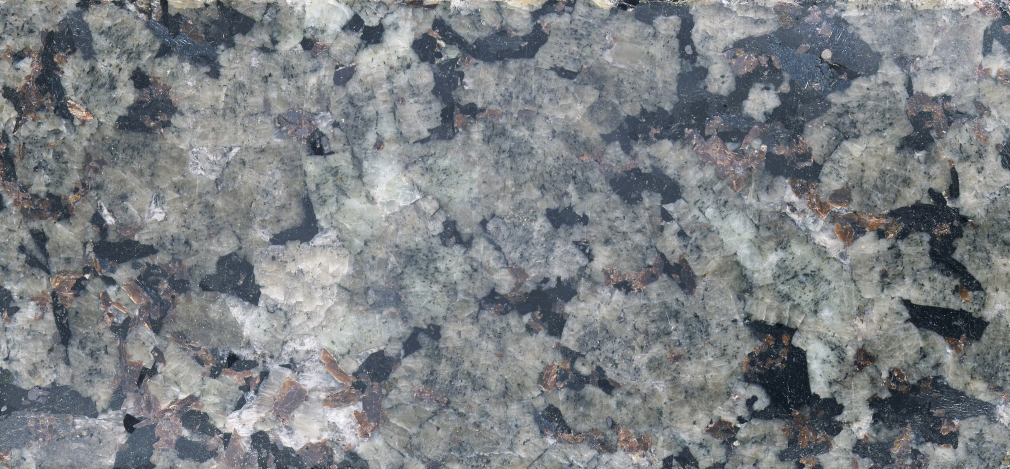
#> input picture Urtit2.jpg, 3029 x 1407 px (shown at 1/3 size)
$ python GeneralSolution1stSemester.py
#> lines starting #> are read from the running program, lines starting #| are printed output that depends on the picture
import cv2
import matplotlib
import matplotlib.pyplot as plt
import numpy


def applying_mask(image_hsv,hue_min,hue_max,saturation_min,saturation_max,value_min,value_max) -> dict:
    dictionary_filtered = {}
    width,height, _ = image_hsv.shape
    for i in range(width):
        for j in range(height):
            pixel = image_hsv[i, j]
            hue = int(pixel[0])
            saturation = int(pixel[1])
            value = int(pixel[2])
            if (hue in range(hue_min,hue_max)) and (saturation in range(saturation_min,saturation_max)) and (value in range(value_min,value_max)):
                if f"{[hue, saturation, value]}" in dictionary_filtered:
                     dictionary_filtered[f"{[hue, saturation, value]}"] += 1
                else:
                     dictionary_filtered[f"{[hue, saturation, value]}"] = 1
    return dictionary_filtered
#Гистограммы
def creating_histogram(dictionary):
    dictionary_count = {}
    for j in range(max(dictionary.values())+1):
        if j in dictionary.values():
            dictionary_count[j] = list(dictionary.values()).count(j)
    xdata = list(dictCount.keys())
    ydata = list(dictCount.values())
    plt.bar(xdata,ydata, color = list((matplotlib.colors.XKCD_COLORS).keys()))
    plt.show()
# Метод порогов
def threshold_method(dictionary_after_filter, threshold):
    width,height, _ = image.shape
    list_hue, list_saturation, list_value = [], [], []
    for i in range(width):
        for j in range(height):
            pixel = imageHSV[i, j]
            hue = int(pixel[0])
            saturation = int(pixel[1])
            value = int(pixel[2])
            if f"{[hue, saturation, value]}" in dictionary_after_filter:
                if dictionary_after_filter[f"{[hue, saturation, value]}"] >= threshold:
                    list_hue.append(hue)
                    list_saturation.append(saturation)
                    list_value.append(value)
    return list_hue, list_saturation, list_value
#2D Графики плотности точек с процентными значениями по оси ординат
def creating_density_graph_three_lines(list_hue, list_saturation, list_value):
    count_hue_channel, count_saturation_channel, count_value_channel = [], [], []
    for i in range(0,256):
       count_hue_channel.append(list_hue.count(i))
       count_saturation_channel.append(list_saturation.count(i))
       count_value_channel.append(list_value.count(i))
    x = [i for i in range(0,256)]
    plt.title("HSV")
    plt.plot(x,count_hue_channel,color = "red")
    plt.plot(x,count_saturation_channel,color = "green")
    plt.plot(x,count_value_channel,color = "blue")

def creating_density_graph_three_lines_procent(list_hue, list_saturation, list_value):
    count_hue_channel, count_saturation_channel, count_value_channel = [], [], []
    len(list_hue)
    for i in range(0,256):
       count_hue_channel.append(100 * list_hue.count(i)/ len(list_hue))
       count_saturation_channel.append(100 * list_saturation.count(i)/ len(list_saturation))
       count_value_channel.append(100 * list_value.count(i) / len(list_value))
    x = [i for i in range(0,256)]
    plt.title("HSV")
    plt.plot(x, count_hue_channel, color = "red" )
    plt.plot(x, count_saturation_channel, color = "green")
    plt.plot(x, count_value_channel, color = "blue")
    plt.show()
#3D
def creating_point_3d_model_hsv(list_hue, list_saturation, list_value, legend):
    fig = plt.figure()
    ax = fig.add_subplot(111, projection='3d')
    ax.set_xlabel('Hue')
    ax.set_ylabel('Saturation')
    ax.set_zlabel('Value')
    ax.scatter(list_hue, list_saturation, list_value)
    plt.legend (legend)
    plt.show()

#Пример
image = cv2.imread("Urtit2.jpg")
#> image is the input picture: shape (1407, 3029, 3); mean B, G, R 132.3, 128.7, 124.6
imageHSV = cv2.cvtColor(image, cv2.COLOR_BGR2HSV)
#> imageHSV: shape (1407, 3029, 3); mean H, S, V 89.7, 25.8, 134.1
list_hue, list_saturation, list_value = threshold_method(applying_mask(imageHSV,0,19,20,169,60,205),5)
#> after the loop in applying_mask, `for i in range(width):`: dictionary_filtered = 15840 items
#> in threshold_method, `width,height, _ = image.shape`: width = 1407; height = 3029
#> after the loop in threshold_method, `for i in range(width):`: list_hue = 81944 items
#> list_hue = 81944 items; list_saturation = 81944 items; list_value = 81944 items
creating_density_graph_three_lines_procent(list_hue,list_saturation,list_value)
#> after the loop in creating_density_graph_three_lines_procent, `for i in range(0,256):`: count_hue_channel = 256 values, max 15.08 at index 5, min 0 at index 19, mean 0.391; count_saturation_channel = 256 values, max 3.48 at index 23, min 0 at index 0, mean 0.391; count_value_channel = 256 values, max 1.49 at index 125, min 0 at index 0, mean 0.391
#> in creating_density_graph_three_lines_procent, `x = [i for i in range(0,256)]`: x = 256 values from 0 to 255
#> in creating_density_graph_three_lines_procent, `plt.show()`:
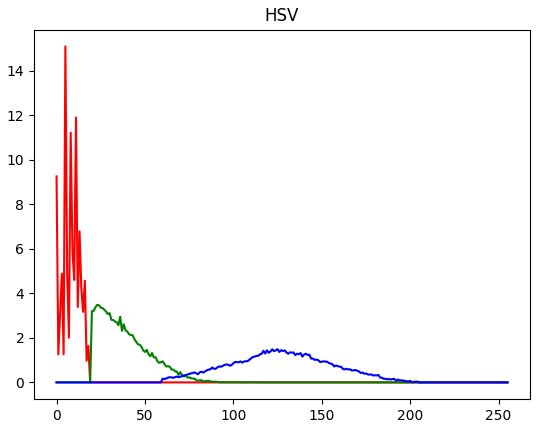
#> figure drawn by matplotlib, 1 panel; curve peaks at x = 5, y = 15.08; curve peaks at x = 23, y = 3.48; curve peaks at x = 125, y = 1.49
